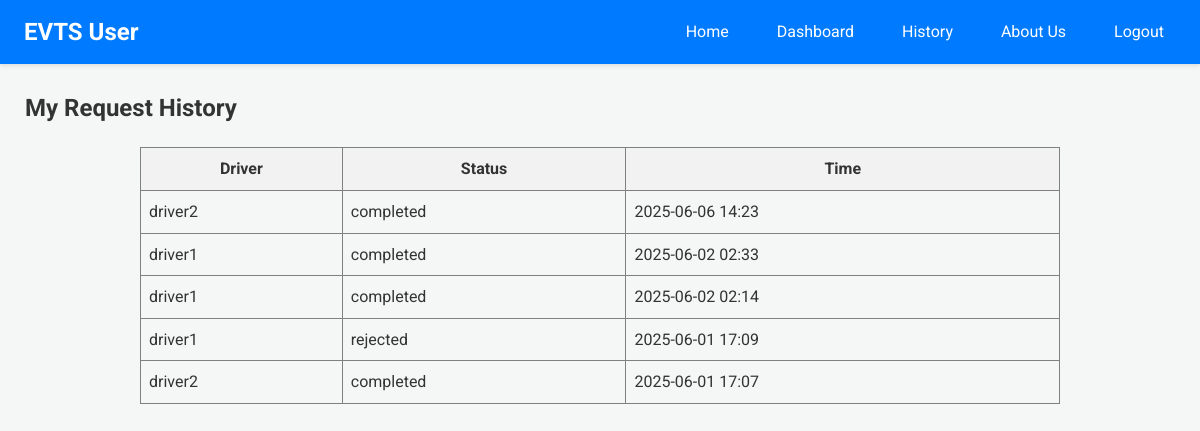
Before: /user-history (signed in) with the older database file.
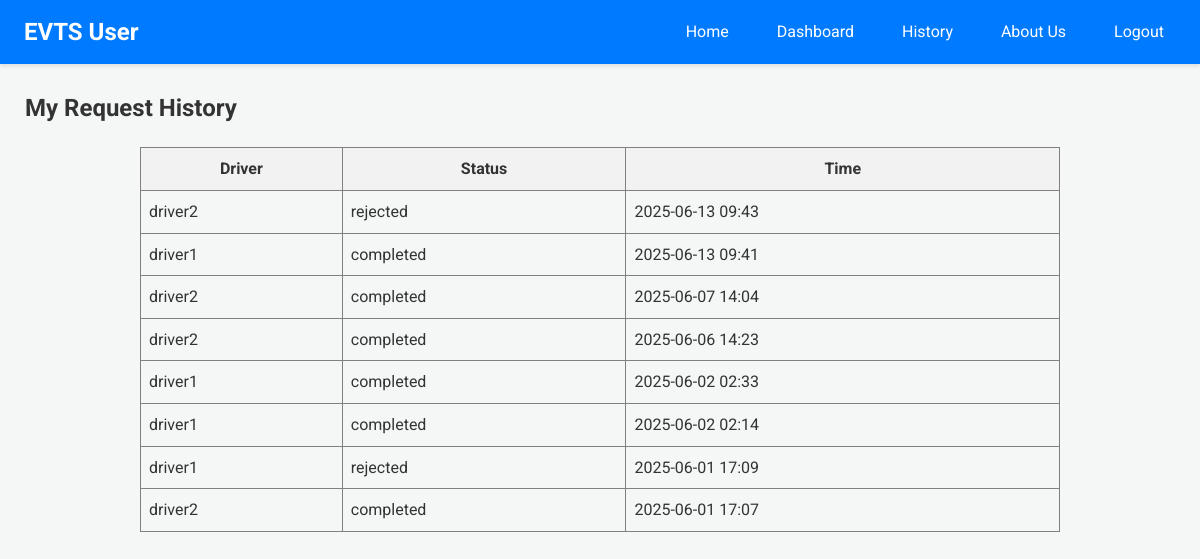
After: the same page with the newer database file.
### app.py (models this page shows)
class Driver(db.Model):
    email = db.Column(db.String(120), primary_key=True)
    name = db.Column(db.String(100))
    phone = db.Column(db.String(15))
    password = db.Column(db.String(100))
    vehicle = db.Column(db.String(50))
    node = db.Column(db.String(10), nullable=False)

class RideRequest(db.Model):
    __tablename__ = 'ride_request'
    id = db.Column(db.Integer, primary_key=True)
    user_email = db.Column(db.String(100), nullable=False)
    driver_email = db.Column(db.String(100), nullable=False)
    user_latitude_at_request = db.Column(db.Float, nullable=True)
    user_longitude_at_request = db.Column(db.Float, nullable=True)
    timestamp = db.Column(db.DateTime, default=datetime.utcnow)
    status = db.Column(db.String(20), default='Pending')

### app.py (the view)
@app.route('/user-history')
def user_history():
    if 'user' not in session: return redirect('/login')
    reqs = RideRequest.query.filter_by(user_email=session['user']).order_by(RideRequest.timestamp.desc()).all()
    s_reqs = [{'driver_name': (Driver.query.get(r.driver_email).name or r.driver_email),
               'status': r.status, 'timestamp': r.timestamp.strftime('%Y-%m-%d %H:%M')} for r in reqs]
    return render_template('user_history.html', requests=s_reqs)

### templates/user_history.html
{% extends 'user_base.html' %}
{% block content %}
<h2>My Request History</h2>
{% if requests %}
<table border="1" cellpadding="8" cellspacing="0" style="border-collapse: collapse; width: 80%; margin: 20px auto;">
  <thead>
    <tr style="background-color: #f2f2f2;">
      <th>Driver</th>
      <th>Status</th>
      <th>Time</th>
    </tr>
  </thead>
  <tbody>
  {% for req in requests %}
  <tr>
    <td>{{ req.driver_name }}</td>
    <td>{{ req.status }}</td>
    <td>{{ req.timestamp }}</td>
  </tr>
  {% endfor %}
  </tbody>
</table>
{% else %}
<p>You have no ride request history.</p>
{% endif %}
{% endblock %}

### templates/user_base.html (shortened to what this page needs)
<!DOCTYPE html>
<html>
<head>
    <link rel="stylesheet" href="{{ url_for('static', filename='css/dashboard_styles.css') }}">
</head>
<body>
    <nav class="navbar user-navbar">
        <a href="{{ url_for('user_home') }}" class="nav-brand">EVTS User</a>
        <div class="nav-links">
            <a href="{{ url_for('user_home') }}">Home</a>
            <a href="{{ url_for('user_dashboard') }}">Dashboard</a>
            <a href="{{ url_for('user_history') }}">History</a>
            <a href="{{ url_for('user_about') }}">About Us</a>
            <a href="{{ url_for('logout') }}">Logout</a>
        </div>
    </nav>
    <div class="dashboard-content">
        {% block content %}{% endblock %}
    </div>
</body>
</html>

### static/css/dashboard_styles.css (style rules this page uses)
body { font-family: 'Roboto', 'Segoe UI', Tahoma, Geneva, Verdana, sans-serif; margin: 0; background-color: #f4f7f6; color: #333; line-height: 1.6; }
nav.navbar { padding: 0.8rem 1.5rem; color: white; box-shadow: 0 2px 4px rgba(0, 0, 0, 0.1); display: flex; justify-content: space-between; align-items: center; }
nav.navbar .nav-brand { font-size: 1.5em; font-weight: bold; color: white; text-decoration: none; }
nav.navbar .nav-links a { color: white; margin-left: 20px; text-decoration: none; padding: 8px 12px; border-radius: 4px; transition: background-color 0.2s ease-in-out; }
nav.user-navbar { background-color: #007bff; }
.dashboard-content { padding: 25px; max-width: 1200px; margin: 0 auto; }
.dashboard-content h2, .dashboard-content h3, .dashboard_content h4 { color: #333; margin-top: 0; }

Changed rows visible on the page:
added RideRequest: status "rejected"
added RideRequest: status "completed"
added RideRequest: status "completed"
Other visible differences:
new list line: "driver2"
new list line: "2025-06-13 09:43"
new list line: "driver1"
new list line: "2025-06-13 09:41"
new list line: "2025-06-07 14:04"
